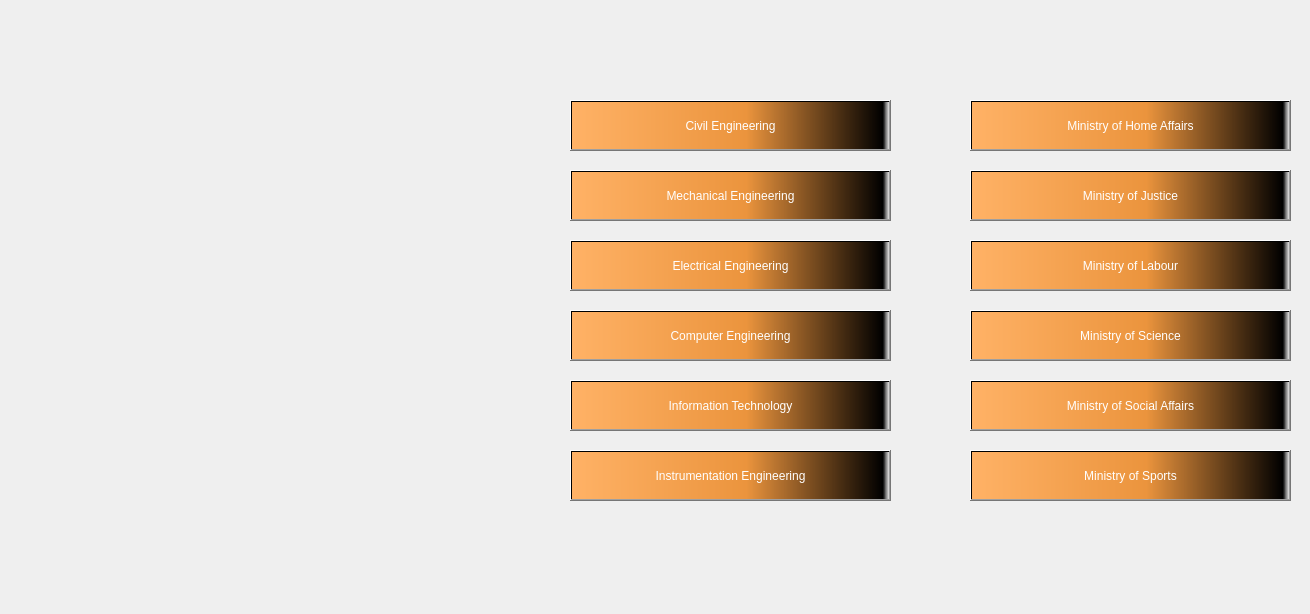
<?xml version="1.0" encoding="UTF-8"?>
<ui version="4.0">
 <class>MainWindow</class>
 <widget class="QMainWindow" name="MainWindow">
  <property name="geometry">
   <rect>
    <x>0</x>
    <y>0</y>
    <width>1310</width>
    <height>614</height>
   </rect>
  </property>
  <property name="windowTitle">
   <string>MainWindow</string>
  </property>
  <widget class="QWidget" name="centralwidget">
   <widget class="QLabel" name="label">
    <property name="geometry">
     <rect>
      <x>0</x>
      <y>0</y>
      <width>1611</width>
      <height>831</height>
     </rect>
    </property>
    <property name="text">
     <string/>
    </property>
    <property name="pixmap">
     <pixmap>white-wall-empty-room-with-plants-floor-3d-rendering.jpg</pixmap>
    </property>
    <property name="scaledContents">
     <bool>true</bool>
    </property>
   </widget>
   <widget class="QLabel" name="label_2">
    <property name="geometry">
     <rect>
      <x>190</x>
      <y>0</y>
      <width>711</width>
      <height>71</height>
     </rect>
    </property>
    <property name="text">
     <string/>
    </property>
    <property name="pixmap">
     <pixmap>C:/Users/Suvro/.designer/backup/welcome.png</pixmap>
    </property>
   </widget>
   <widget class="QPushButton" name="pushButton">
    <property name="geometry">
     <rect>
      <x>570</x>
      <y>100</y>
      <width>321</width>
      <height>51</height>
     </rect>
    </property>
    <property name="styleSheet">
     <string notr="true">background-color: qlineargradient(spread:pad, x1:0, y1:0, x2:1, y2:0, stop:0 rgba(255, 178, 102, 255), stop:0.55 rgba(235, 148, 61, 255), stop:0.98 rgba(0, 0, 0, 255), stop:1 rgba(0, 0, 0, 0));
font: 8pt &quot;MS Shell Dlg 2&quot;;
color: rgb(255, 255, 255);
font: 75 18pt &quot;MS Shell Dlg 2&quot;;</string>
    </property>
    <property name="text">
     <string>Civil Engineering</string>
    </property>
   </widget>
   <widget class="QPushButton" name="pushButton_2">
    <property name="geometry">
     <rect>
      <x>570</x>
      <y>170</y>
      <width>321</width>
      <height>51</height>
     </rect>
    </property>
    <property name="styleSheet">
     <string notr="true">background-color: qlineargradient(spread:pad, x1:0, y1:0, x2:1, y2:0, stop:0 rgba(255, 178, 102, 255), stop:0.55 rgba(235, 148, 61, 255), stop:0.98 rgba(0, 0, 0, 255), stop:1 rgba(0, 0, 0, 0));
font: 8pt &quot;MS Shell Dlg 2&quot;;
color: rgb(255, 255, 255);
font: 75 18pt &quot;MS Shell Dlg 2&quot;;</string>
    </property>
    <property name="text">
     <string>Mechanical Engineering</string>
    </property>
   </widget>
   <widget class="QPushButton" name="pushButton_3">
    <property name="geometry">
     <rect>
      <x>570</x>
      <y>240</y>
      <width>321</width>
      <height>51</height>
     </rect>
    </property>
    <property name="styleSheet">
     <string notr="true">background-color: qlineargradient(spread:pad, x1:0, y1:0, x2:1, y2:0, stop:0 rgba(255, 178, 102, 255), stop:0.55 rgba(235, 148, 61, 255), stop:0.98 rgba(0, 0, 0, 255), stop:1 rgba(0, 0, 0, 0));
font: 8pt &quot;MS Shell Dlg 2&quot;;
color: rgb(255, 255, 255);
font: 75 18pt &quot;MS Shell Dlg 2&quot;;</string>
    </property>
    <property name="text">
     <string>Electrical Engineering</string>
    </property>
   </widget>
   <widget class="QPushButton" name="pushButton_4">
    <property name="geometry">
     <rect>
      <x>570</x>
      <y>450</y>
      <width>321</width>
      <height>51</height>
     </rect>
    </property>
    <property name="styleSheet">
     <string notr="true">background-color: qlineargradient(spread:pad, x1:0, y1:0, x2:1, y2:0, stop:0 rgba(255, 178, 102, 255), stop:0.55 rgba(235, 148, 61, 255), stop:0.98 rgba(0, 0, 0, 255), stop:1 rgba(0, 0, 0, 0));
font: 8pt &quot;MS Shell Dlg 2&quot;;
color: rgb(255, 255, 255);
font: 75 18pt &quot;MS Shell Dlg 2&quot;;</string>
    </property>
    <property name="text">
     <string>Instrumentation Engineering</string>
    </property>
   </widget>
   <widget class="QPushButton" name="pushButton_5">
    <property name="geometry">
     <rect>
      <x>570</x>
      <y>310</y>
      <width>321</width>
      <height>51</height>
     </rect>
    </property>
    <property name="styleSheet">
     <string notr="true">background-color: qlineargradient(spread:pad, x1:0, y1:0, x2:1, y2:0, stop:0 rgba(255, 178, 102, 255), stop:0.55 rgba(235, 148, 61, 255), stop:0.98 rgba(0, 0, 0, 255), stop:1 rgba(0, 0, 0, 0));
font: 8pt &quot;MS Shell Dlg 2&quot;;
color: rgb(255, 255, 255);
font: 75 18pt &quot;MS Shell Dlg 2&quot;;</string>
    </property>
    <property name="text">
     <string>Computer Engineering</string>
    </property>
   </widget>
   <widget class="QPushButton" name="pushButton_6">
    <property name="geometry">
     <rect>
      <x>570</x>
      <y>380</y>
      <width>321</width>
      <height>51</height>
     </rect>
    </property>
    <property name="styleSheet">
     <string notr="true">background-color: qlineargradient(spread:pad, x1:0, y1:0, x2:1, y2:0, stop:0 rgba(255, 178, 102, 255), stop:0.55 rgba(235, 148, 61, 255), stop:0.98 rgba(0, 0, 0, 255), stop:1 rgba(0, 0, 0, 0));
font: 8pt &quot;MS Shell Dlg 2&quot;;
color: rgb(255, 255, 255);
font: 75 18pt &quot;MS Shell Dlg 2&quot;;</string>
    </property>
    <property name="text">
     <string>Information Technology</string>
    </property>
   </widget>
   <widget class="QPushButton" name="pushButton_7">
    <property name="geometry">
     <rect>
      <x>970</x>
      <y>100</y>
      <width>321</width>
      <height>51</height>
     </rect>
    </property>
    <property name="styleSheet">
     <string notr="true">background-color: qlineargradient(spread:pad, x1:0, y1:0, x2:1, y2:0, stop:0 rgba(255, 178, 102, 255), stop:0.55 rgba(235, 148, 61, 255), stop:0.98 rgba(0, 0, 0, 255), stop:1 rgba(0, 0, 0, 0));
font: 8pt &quot;MS Shell Dlg 2&quot;;
color: rgb(255, 255, 255);
font: 75 18pt &quot;MS Shell Dlg 2&quot;;</string>
    </property>
    <property name="text">
     <string>Ministry of Home Affairs</string>
    </property>
   </widget>
   <widget class="QPushButton" name="pushButton_8">
    <property name="geometry">
     <rect>
      <x>970</x>
      <y>170</y>
      <width>321</width>
      <height>51</height>
     </rect>
    </property>
    <property name="styleSheet">
     <string notr="true">background-color: qlineargradient(spread:pad, x1:0, y1:0, x2:1, y2:0, stop:0 rgba(255, 178, 102, 255), stop:0.55 rgba(235, 148, 61, 255), stop:0.98 rgba(0, 0, 0, 255), stop:1 rgba(0, 0, 0, 0));
font: 8pt &quot;MS Shell Dlg 2&quot;;
color: rgb(255, 255, 255);
font: 75 18pt &quot;MS Shell Dlg 2&quot;;</string>
    </property>
    <property name="text">
     <string>Ministry of Justice</string>
    </property>
   </widget>
   <widget class="QPushButton" name="pushButton_9">
    <property name="geometry">
     <rect>
      <x>970</x>
      <y>240</y>
      <width>321</width>
      <height>51</height>
     </rect>
    </property>
    <property name="styleSheet">
     <string notr="true">background-color: qlineargradient(spread:pad, x1:0, y1:0, x2:1, y2:0, stop:0 rgba(255, 178, 102, 255), stop:0.55 rgba(235, 148, 61, 255), stop:0.98 rgba(0, 0, 0, 255), stop:1 rgba(0, 0, 0, 0));
font: 8pt &quot;MS Shell Dlg 2&quot;;
color: rgb(255, 255, 255);
font: 75 18pt &quot;MS Shell Dlg 2&quot;;</string>
    </property>
    <property name="text">
     <string>Ministry of Labour</string>
    </property>
   </widget>
   <widget class="QPushButton" name="pushButton_10">
    <property name="geometry">
     <rect>
      <x>970</x>
      <y>310</y>
      <width>321</width>
      <height>51</height>
     </rect>
    </property>
    <property name="styleSheet">
     <string notr="true">background-color: qlineargradient(spread:pad, x1:0, y1:0, x2:1, y2:0, stop:0 rgba(255, 178, 102, 255), stop:0.55 rgba(235, 148, 61, 255), stop:0.98 rgba(0, 0, 0, 255), stop:1 rgba(0, 0, 0, 0));
font: 8pt &quot;MS Shell Dlg 2&quot;;
color: rgb(255, 255, 255);
font: 75 18pt &quot;MS Shell Dlg 2&quot;;</string>
    </property>
    <property name="text">
     <string>Ministry of Science</string>
    </property>
   </widget>
   <widget class="QPushButton" name="pushButton_11">
    <property name="geometry">
     <rect>
      <x>970</x>
      <y>380</y>
      <width>321</width>
      <height>51</height>
     </rect>
    </property>
    <property name="styleSheet">
     <string notr="true">background-color: qlineargradient(spread:pad, x1:0, y1:0, x2:1, y2:0, stop:0 rgba(255, 178, 102, 255), stop:0.55 rgba(235, 148, 61, 255), stop:0.98 rgba(0, 0, 0, 255), stop:1 rgba(0, 0, 0, 0));
font: 8pt &quot;MS Shell Dlg 2&quot;;
color: rgb(255, 255, 255);
font: 75 18pt &quot;MS Shell Dlg 2&quot;;</string>
    </property>
    <property name="text">
     <string>Ministry of Social Affairs</string>
    </property>
   </widget>
   <widget class="QPushButton" name="pushButton_12">
    <property name="geometry">
     <rect>
      <x>970</x>
      <y>450</y>
      <width>321</width>
      <height>51</height>
     </rect>
    </property>
    <property name="styleSheet">
     <string notr="true">background-color: qlineargradient(spread:pad, x1:0, y1:0, x2:1, y2:0, stop:0 rgba(255, 178, 102, 255), stop:0.55 rgba(235, 148, 61, 255), stop:0.98 rgba(0, 0, 0, 255), stop:1 rgba(0, 0, 0, 0));
font: 8pt &quot;MS Shell Dlg 2&quot;;
color: rgb(255, 255, 255);
font: 75 18pt &quot;MS Shell Dlg 2&quot;;</string>
    </property>
    <property name="text">
     <string>Ministry of Sports</string>
    </property>
   </widget>
   <widget class="QLabel" name="label_3">
    <property name="geometry">
     <rect>
      <x>140</x>
      <y>0</y>
      <width>1161</width>
      <height>71</height>
     </rect>
    </property>
    <property name="text">
     <string/>
    </property>
    <property name="pixmap">
     <pixmap>welcome.png</pixmap>
    </property>
    <property name="scaledContents">
     <bool>true</bool>
    </property>
   </widget>
   <widget class="QPushButton" name="pushButton_13">
    <property name="geometry">
     <rect>
      <x>1010</x>
      <y>620</y>
      <width>131</width>
      <height>31</height>
     </rect>
    </property>
    <property name="styleSheet">
     <string notr="true">font: 75 18pt &quot;MS Shell Dlg 2&quot;;
border-color: rgb(0, 0, 0);
background-color: rgb(0, 255, 255);</string>
    </property>
    <property name="text">
     <string>Start</string>
    </property>
   </widget>
   <widget class="QPushButton" name="pushButton_14">
    <property name="geometry">
     <rect>
      <x>1160</x>
      <y>620</y>
      <width>131</width>
      <height>31</height>
     </rect>
    </property>
    <property name="styleSheet">
     <string notr="true">font: 75 18pt &quot;MS Shell Dlg 2&quot;;
border-color: rgb(0, 0, 0);
background-color: rgb(85, 85, 0);</string>
    </property>
    <property name="text">
     <string>Stop</string>
    </property>
   </widget>
  </widget>
 </widget>
 <resources/>
 <connections/>
</ui>
